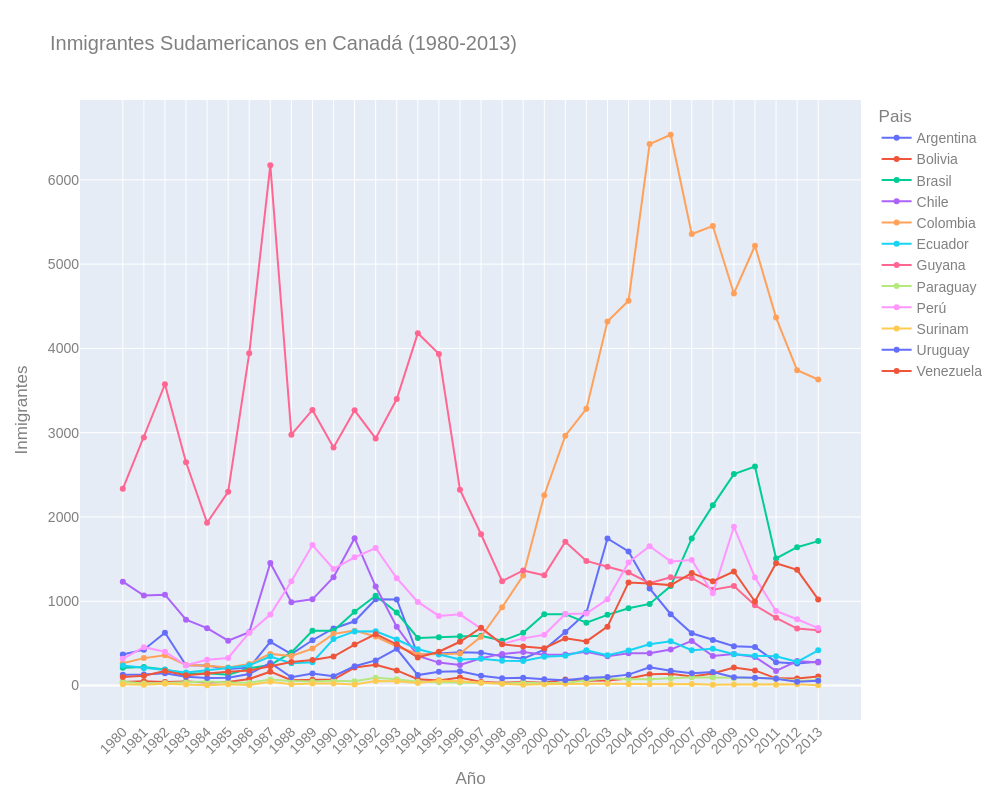

Notebook code cell kept with this figure:
### Code cell
#crea grafico 
fig = px.line(sudamerica, x =sudamerica.index, y=sudamerica.columns, title='Inmigrantes Sudamericanos en Canadá (1980-2013)', color='Pais', markers=True)

#personaliza grafico
fig.update_layout(width=1000, height=800, xaxis={'tickangle': -45}, yaxis_title='Inmigrantes', xaxis_title='Año', font_family= 'Arial',font_size=14, font_color='gray')

fig.show()

### Figure 1 — Plotly figure (JSON) as saved in the notebook; plotly's stock layout.template omitted (floating-point values rounded to 4 significant figures)
{"data": [{"hovertemplate": "Pais=Argentina<br>index=%{x}<br>value=%{y}<extra></extra>", "legendgroup": "Argentina", "line": {"color": "#636efa", "dash": "solid"}, "marker": {"symbol": "circle"}, "mode": "lines+markers", "name": "Argentina", "orientation": "v", "showlegend": true, "type": "scatter", "x": ["1980", "1981", "1982", "1983", "1984", "1985", "1986", "1987", "1988", "1989", "1990", "1991", "1992", "1993", "1994", "1995", "1996", "1997", "1998", "1999", "2000", "2001", "2002", "2003", "2004", "2005", "2006", "2007", "2008", "2009", "2010", "2011", "2012", "2013"], "xaxis": "x", "y": [368, 426, 626, 241, 237, 196, 213, 519, 374, 538, 678, 763, 1023, 1022, 366, 380, 396, 391, 349, 318, 427, 635, 865, 1745, 1591, 1153, 847, 620, 540, 467, 459, 278, 263, 282], "yaxis": "y"}, {"hovertemplate": "Pais=Bolivia<br>index=%{x}<br>value=%{y}<extra></extra>", "legendgroup": "Bolivia", "line": {"color": "#EF553B", "dash": "solid"}, "marker": {"symbol": "circle"}, "mode": "lines+markers", "name": "Bolivia", "orientation": "v", "showlegend": true, "type": "scatter", "x": ["1980", "1981", "1982", "1983", "1984", "1985", "1986", "1987", "1988", "1989", "1990", "1991", "1992", "1993", "1994", "1995", "1996", "1997", "1998", "1999", "2000", "2001", "2002", "2003", "2004", "2005", "2006", "2007", "2008", "2009", "2010", "2011", "2012", "2013"], "xaxis": "x", "y": [44, 52, 42, 49, 38, 44, 79, 165, 63, 68, 71, 214, 247, 180, 75, 61, 96, 43, 33, 42, 33, 72, 57, 59, 85, 134, 139, 107, 143, 214, 180, 86, 83, 107], "yaxis": "y"}, {"hovertemplate": "Pais=Brasil<br>index=%{x}<br>value=%{y}<extra></extra>", "legendgroup": "Brasil", "line": {"color": "#00cc96", "dash": "solid"}, "marker": {"symbol": "circle"}, "mode": "lines+markers", "name": "Brasil", "orientation": "v", "showlegend": true, "type": "scatter", "x": ["1980", "1981", "1982", "1983", "1984", "1985", "1986", "1987", "1988", "1989", "1990", "1991", "1992", "1993", "1994", "1995", "1996", "1997", "1998", "1999", "2000", "2001", "2002", "2003", "2004", "2005", "2006", "2007", "2008", "2009", "2010", "2011", "2012", "2013"], "xaxis": "x", "y": [211, 220, 192, 139, 145, 130, 205, 244, 394, 650, 650, 877, 1066, 866, 566, 572, 586, 591, 531, 626, 845, 847, 745, 839, 917, 969, 1181, 1746, 2138, 2509, 2598, 1508, 1642, 1714], "yaxis": "y"}, {"hovertemplate": "Pais=Chile<br>index=%{x}<br>value=%{y}<extra></extra>", "legendgroup": "Chile", "line": {"color": "#ab63fa", "dash": "solid"}, "marker": {"symbol": "circle"}, "mode": "lines+markers", "name": "Chile", "orientation": "v", "showlegend": true, "type": "scatter", "x": ["1980", "1981", "1982", "1983", "1984", "1985", "1986", "1987", "1988", "1989", "1990", "1991", "1992", "1993", "1994", "1995", "1996", "1997", "1998", "1999", "2000", "2001", "2002", "2003", "2004", "2005", "2006", "2007", "2008", "2009", "2010", "2011", "2012", "2013"], "xaxis": "x", "y": [1233, 1069, 1078, 781, 681, 533, 633, 1454, 990, 1023, 1286, 1749, 1175, 697, 352, 273, 244, 325, 376, 397, 366, 369, 401, 347, 383, 384, 427, 530, 350, 375, 340, 174, 291, 273], "yaxis": "y"}, {"hovertemplate": "Pais=Colombia<br>index=%{x}<br>value=%{y}<extra></extra>", "legendgroup": "Colombia", "line": {"color": "#FFA15A", "dash": "solid"}, "marker": {"symbol": "circle"}, "mode": "lines+markers", "name": "Colombia", "orientation": "v", "showlegend": true, "type": "scatter", "x": ["1980", "1981", "1982", "1983", "1984", "1985", "1986", "1987", "1988", "1989", "1990", "1991", "1992", "1993", "1994", "1995", "1996", "1997", "1998", "1999", "2000", "2001", "2002", "2003", "2004", "2005", "2006", "2007", "2008", "2009", "2010", "2011", "2012", "2013"], "xaxis": "x", "y": [266, 326, 360, 244, 235, 214, 257, 376, 352, 439, 614, 652, 582, 464, 375, 371, 381, 578, 929, 1306, 2259, 2965, 3283, 4318, 4566, 6424, 6535, 5357, 5452, 4652, 5218, 4366, 3741, 3631], "yaxis": "y"}, {"hovertemplate": "Pais=Ecuador<br>index=%{x}<br>value=%{y}<extra></extra>", "legendgroup": "Ecuador", "line": {"color": "#19d3f3", "dash": "solid"}, "marker": {"symbol": "circle"}, "mode": "lines+markers", "name": "Ecuador", "orientation": "v", "showlegend": true, "type": "scatter", "x": ["1980", "1981", "1982", "1983", "1984", "1985", "1986", "1987", "1988", "1989", "1990", "1991", "1992", "1993", "1994", "1995", "1996", "1997", "1998", "1999", "2000", "2001", "2002", "2003", "2004", "2005", "2006", "2007", "2008", "2009", "2010", "2011", "2012", "2013"], "xaxis": "x", "y": [238, 207, 184, 155, 179, 208, 240, 344, 265, 278, 552, 643, 644, 547, 431, 368, 310, 317, 295, 291, 342, 353, 418, 361, 417, 491, 525, 419, 437, 373, 353, 348, 282, 418], "yaxis": "y"}, {"hovertemplate": "Pais=Guyana<br>index=%{x}<br>value=%{y}<extra></extra>", "legendgroup": "Guyana", "line": {"color": "#FF6692", "dash": "solid"}, "marker": {"symbol": "circle"}, "mode": "lines+markers", "name": "Guyana", "orientation": "v", "showlegend": true, "type": "scatter", "x": ["1980", "1981", "1982", "1983", "1984", "1985", "1986", "1987", "1988", "1989", "1990", "1991", "1992", "1993", "1994", "1995", "1996", "1997", "1998", "1999", "2000", "2001", "2002", "2003", "2004", "2005", "2006", "2007", "2008", "2009", "2010", "2011", "2012", "2013"], "xaxis": "x", "y": [2334, 2943, 3575, 2650, 1932, 2299, 3942, 6174, 2977, 3270, 2824, 3266, 2932, 3399, 4181, 3935, 2324, 1795, 1238, 1366, 1308, 1707, 1479, 1410, 1341, 1215, 1286, 1277, 1137, 1180, 953, 804, 676, 656], "yaxis": "y"}, {"hovertemplate": "Pais=Paraguay<br>index=%{x}<br>value=%{y}<extra></extra>", "legendgroup": "Paraguay", "line": {"color": "#B6E880", "dash": "solid"}, "marker": {"symbol": "circle"}, "mode": "lines+markers", "name": "Paraguay", "orientation": "v", "showlegend": true, "type": "scatter", "x": ["1980", "1981", "1982", "1983", "1984", "1985", "1986", "1987", "1988", "1989", "1990", "1991", "1992", "1993", "1994", "1995", "1996", "1997", "1998", "1999", "2000", "2001", "2002", "2003", "2004", "2005", "2006", "2007", "2008", "2009", "2010", "2011", "2012", "2013"], "xaxis": "x", "y": [45, 26, 32, 40, 48, 36, 34, 72, 53, 48, 56, 51, 94, 75, 46, 39, 38, 30, 25, 34, 29, 34, 60, 88, 74, 75, 88, 98, 95, 88, 89, 83, 55, 66], "yaxis": "y"}, {"hovertemplate": "Pais=Perú<br>index=%{x}<br>value=%{y}<extra></extra>", "legendgroup": "Perú", "line": {"color": "#FF97FF", "dash": "solid"}, "marker": {"symbol": "circle"}, "mode": "lines+markers", "name": "Perú", "orientation": "v", "showlegend": true, "type": "scatter", "x": ["1980", "1981", "1982", "1983", "1984", "1985", "1986", "1987", "1988", "1989", "1990", "1991", "1992", "1993", "1994", "1995", "1996", "1997", "1998", "1999", "2000", "2001", "2002", "2003", "2004", "2005", "2006", "2007", "2008", "2009", "2010", "2011", "2012", "2013"], "xaxis": "x", "y": [317, 456, 401, 241, 306, 328, 628, 843, 1237, 1667, 1384, 1522, 1632, 1274, 993, 827, 845, 676, 493, 560, 603, 849, 855, 1023, 1460, 1653, 1473, 1490, 1094, 1884, 1283, 886, 787, 682], "yaxis": "y"}, {"hovertemplate": "Pais=Surinam<br>index=%{x}<br>value=%{y}<extra></extra>", "legendgroup": "Surinam", "line": {"color": "#FECB52", "dash": "solid"}, "marker": {"symbol": "circle"}, "mode": "lines+markers", "name": "Surinam", "orientation": "v", "showlegend": true, "type": "scatter", "x": ["1980", "1981", "1982", "1983", "1984", "1985", "1986", "1987", "1988", "1989", "1990", "1991", "1992", "1993", "1994", "1995", "1996", "1997", "1998", "1999", "2000", "2001", "2002", "2003", "2004", "2005", "2006", "2007", "2008", "2009", "2010", "2011", "2012", "2013"], "xaxis": "x", "y": [15, 10, 21, 12, 5, 16, 7, 46, 16, 24, 26, 13, 53, 51, 32, 58, 51, 35, 22, 11, 16, 22, 22, 22, 17, 15, 16, 20, 9, 12, 13, 11, 16, 4], "yaxis": "y"}, {"hovertemplate": "Pais=Uruguay<br>index=%{x}<br>value=%{y}<extra></extra>", "legendgroup": "Uruguay", "line": {"color": "#636efa", "dash": "solid"}, "marker": {"symbol": "circle"}, "mode": "lines+markers", "name": "Uruguay", "orientation": "v", "showlegend": true, "type": "scatter", "x": ["1980", "1981", "1982", "1983", "1984", "1985", "1986", "1987", "1988", "1989", "1990", "1991", "1992", "1993", "1994", "1995", "1996", "1997", "1998", "1999", "2000", "2001", "2002", "2003", "2004", "2005", "2006", "2007", "2008", "2009", "2010", "2011", "2012", "2013"], "xaxis": "x", "y": [128, 132, 146, 105, 90, 92, 137, 269, 99, 144, 111, 229, 299, 437, 125, 164, 171, 117, 87, 93, 75, 64, 91, 103, 130, 217, 175, 147, 160, 99, 93, 81, 47, 58], "yaxis": "y"}, {"hovertemplate": "Pais=Venezuela<br>index=%{x}<br>value=%{y}<extra></extra>", "legendgroup": "Venezuela", "line": {"color": "#EF553B", "dash": "solid"}, "marker": {"symbol": "circle"}, "mode": "lines+markers", "name": "Venezuela", "orientation": "v", "showlegend": true, "type": "scatter", "x": ["1980", "1981", "1982", "1983", "1984", "1985", "1986", "1987", "1988", "1989", "1990", "1991", "1992", "1993", "1994", "1995", "1996", "1997", "1998", "1999", "2000", "2001", "2002", "2003", "2004", "2005", "2006", "2007", "2008", "2009", "2010", "2011", "2012", "2013"], "xaxis": "x", "y": [103, 117, 174, 124, 142, 165, 179, 229, 279, 304, 344, 487, 610, 490, 334, 402, 520, 686, 489, 464, 443, 560, 524, 699, 1224, 1211, 1192, 1335, 1239, 1353, 998, 1452, 1373, 1022], "yaxis": "y"}], "layout": {"font": {"color": "gray", "family": "Arial", "size": 14}, "height": 800, "legend": {"title": {"text": "Pais"}, "tracegroupgap": 0}, "title": {"text": "Inmigrantes Sudamericanos en Canadá (1980-2013)"}, "width": 1000, "xaxis": {"anchor": "y", "domain": [0, 1], "tickangle": -45, "title": {"text": "Año"}}, "yaxis": {"anchor": "x", "domain": [0, 1], "title": {"text": "Inmigrantes"}}}}
